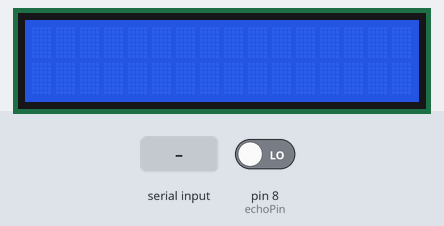
Recording of a sketch running on a simulated Arduino Uno, built with avr-gcc and run on an emulated ATmega328P. Parts: 16×2 character LCD. The inputs (shaded band) are chosen by the test bench; at power-on: pin 8 (echoPin) LOW. What the sketch prints to the serial monitor is not drawn.

Above: at 1.2 s.
1.3 s: "1" received over the second serial link
At 2.6 s:
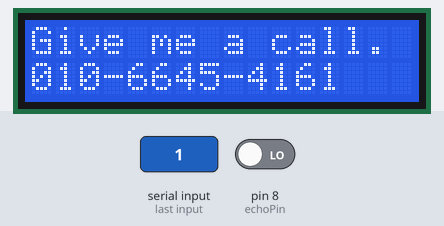
2.9 s: "2" received over the second serial link
At 5.3 s:
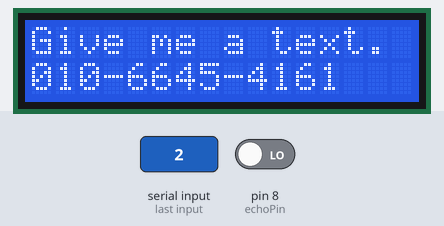
5.9 s: "3" received over the second serial link
At 8.5 s:
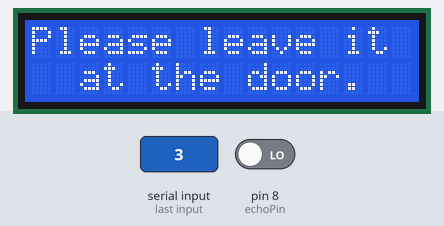
8.8 s: "0" received over the second serial link
At 11.0 s:
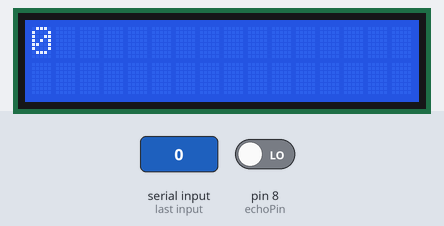
Timing chart, 0 to 12.5 s (numbered marks = the images above; inputs shaded):
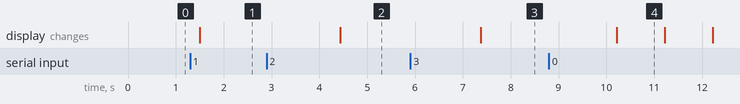

The sketch:

sketch_dec19b.ino
```cpp
#include <LiquidCrystal_I2C.h>
#include <Wire.h>
#include <SoftwareSerial.h>

String readString;

LiquidCrystal_I2C lcd(0x27, 16, 2);
int echoPin = 8;
int trigPin = 9;

SoftwareSerial BTSerial(2, 3);

void setup() {
  // put your setup code here, to run once:
  Serial.begin(9600);
  BTSerial.begin(9600);
  pinMode(trigPin, OUTPUT);
  pinMode(echoPin, INPUT);
  lcd.init();
  lcd.backlight();
//  lcd.print("Hello, world!");
//  lcd.setCursor(0, 1);
//  lcd.print("lcd test");
}

void loop() {
  // put your main code here, to run repeatedly:

  // 초음파 센서 모듈 이용
  digitalWrite(trigPin, HIGH);
  delay(10);
  digitalWrite(trigPin, LOW);

  float duration = pulseIn(echoPin, HIGH);

  float distance = ((float)(340 * duration) / 10000) / 2;

  int isCustomMessage = 0;

//  Serial.print(distance);
//  Serial.println("Cm\n");

   // 초음파 센서 모듈 이용 종료

  // 블루투스 모듈 이용
  if (distance < 20) {
      Serial.write("distance\n");
      BTSerial.println("외부인이 출입했습니다"); // 블루투스로 텍스트 전송
      delay(300);
   }
  while (BTSerial.available()) {
//    char data[100];
      char data = BTSerial.read();
      readString += data;
//    for (int i = 0; i < 100; i++)
//    {
//      data[i] = BTSerial.read();
//    } // 블루투스 데이터 읽기
    Serial.write(data);


  // 블루투스로 읽어오는 텍스트가 1 일때 lcd에 문자열 띄우기
    if(data == '1') {
      lcd.init();
      lcd.backlight();
      lcd.print("Give me a call.");
      lcd.setCursor(0,1);
      lcd.print("010-6645-4161");
      Serial.write("connected\n");
      readString = "";
    }
    if(data == '2') {
      lcd.init();
      lcd.backlight();
      lcd.print("Give me a text.");
      lcd.setCursor(0,1);
      lcd.print("010-6645-4161");
      Serial.write("connected\n");
      readString = "";
    }
    if(data == '3') {
      lcd.init();
      lcd.backlight();
      lcd.print("Please leave it");
      lcd.setCursor(2,1);
      lcd.print("at the door.");
      Serial.write("connected\n");
      readString = "";
    }
    if (data != '1' && data != '2' && data != '3')
    {
      lcd.clear();
      lcd.print(readString);
      Serial.println(readString);
      isCustomMessage = 1;
    }
  }
  delay(1000);
  if (isCustomMessage == 1)
  {
    for (int posCnt = 0; posCnt < readString.length(); posCnt++) { // 움직일 글자 수 13
        lcd.scrollDisplayLeft();
        delay(1000);
      }

      // 글자 오른쪽 끝으로 이동
      for (int posCnt = 0; posCnt < readString.length() + 16; posCnt++) { // 글자 수 13 + 칸 수 16
        lcd.scrollDisplayRight();
        delay(1000);
      }

      // 글자 원위치
      for (int posCnt = 0; posCnt < readString.length(); posCnt++) { // 칸 수 16
        lcd.scrollDisplayLeft();
        delay(1000);
      }
  }
  readString = "";

  // 블루투스 모듈 이용 종료
  if (Serial.available())
  {
    BTSerial.write(Serial.read());
  }


  delay(500);
}
```

Measured:
- after the input at 1.3 s, the display: changes after 0.20 s (image 1)
- after the input at 2.9 s, the display: changes after 1.5 s (image 2)
- after the input at 5.9 s, the display: changes after 1.5 s (image 3)
- after the input at 8.8 s, the display: changes after 1.4 s (image 4)
- what the display in image 4 shows lasts 1.0 s, from 10.2 s to 11.2 s
